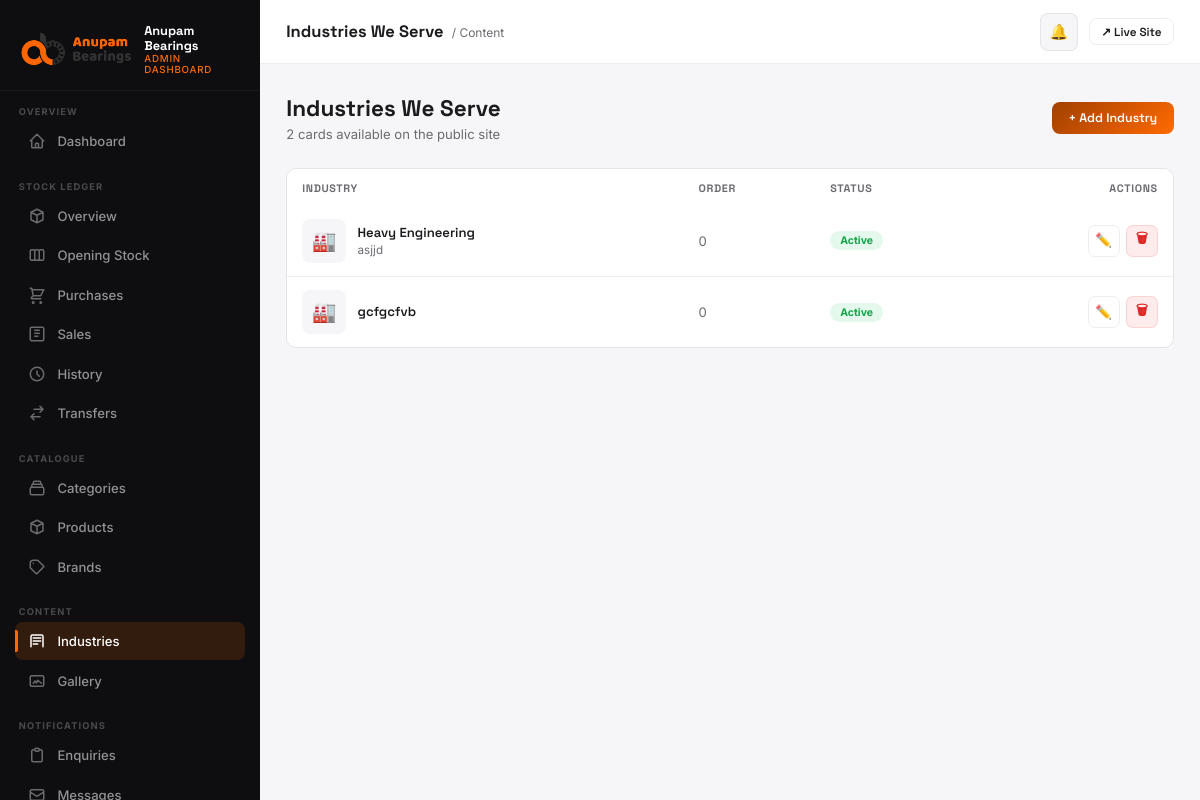
The page /dashboard/industries/ (signed in) on the database its author committed.
### core/models.py (models this page shows, shortened)
class IndustryCard(models.Model):
	title = models.CharField(max_length=200)
	description = models.TextField()
	image = models.ImageField(upload_to=industry_image_upload_to, blank=True, null=True)
	cta_label = models.CharField(max_length=80, blank=True, default='Learn More')
	order = models.IntegerField(default=0)
	is_active = models.BooleanField(default=True)
	class Meta:
		ordering = ['order', 'title']
		verbose_name = 'Industry card'
		verbose_name_plural = 'Industry cards'

### dashboard/views.py (the view)
# urls.py: path('industries/',              views.industry_list,          name='industries'),
@login_required(login_url='/dashboard/login/')
@staff_required
@role_required(UserProfile.ADMIN)
def industry_list(request):
    industries = IndustryCard.objects.all().order_by('order', 'title')
    return render(request, 'dashboard/industries.html', {'industries': industries})

### core/context_processors.py (called while the page is built)
def seo(request):
    return build_seo_context(request)

### core/seo.py (called while the page is built)
def site_url() -> str:
    return getattr(settings, 'SITE_URL', 'https://anupambearings.com').rstrip('/')

def absolute_url(path: str) -> str:
    if not path:
        return site_url()
    parsed = urlsplit(path)
    if parsed.scheme:
        return path
    if path.startswith('/'):
        return f'{site_url()}{path}'
    return f"{site_url()}/{path.lstrip('/')}"

def build_canonical_url(request, *, path: str | None = None) -> str:
    canonical_path = path if path is not None else request.path
    return absolute_url(canonical_path)

def _serialize_schema(schema: dict) -> str:
    return json.dumps(schema, ensure_ascii=False, separators=(',', ':'))

def website_schema() -> dict:
    return {
        '@context': 'https://schema.org',
        '@type': 'WebSite',
        '@id': f'{site_url()}#website',
        'url': site_url(),
        'name': SITE_NAME,
        'alternateName': 'Anupam Bearings India',
        'description': SITE_DESCRIPTION,
        'publisher': {'@id': f'{site_url()}#organization'},
        'potentialAction': {
            '@type': 'SearchAction',
            'target': {
                '@type': 'EntryPoint',
                'urlTemplate': f'{site_url()}/products/?q={{search_term_string}}',
            },
            'query-input': 'required name=search_term_string',
        },
    }

### stock_ledger/context_processors.py (called while the page is built, shortened)
def dashboard_role(request):
    user = getattr(request, 'user', None)
    if not user or not user.is_authenticated or not user.is_staff:
        return {}
    profile = getattr(user, 'stock_profile', None)
    if profile is None:
        return {}
    return {
        'dash_role': profile.role,
        'dash_branch': profile.branch,
    }

def low_stock_alert(request):
    user = getattr(request, 'user', None)
    if not user or not user.is_authenticated or not user.is_staff:
        return {'show_low_stock_modal': False}
    profile = getattr(user, 'stock_profile', None)
    if profile is None or profile.role not in (UserProfile.ADMIN, UserProfile.BRANCH_STAFF):
        return {'show_low_stock_modal': False}
    if request.session.get('low_stock_alert_shown'):
        return {'show_low_stock_modal': False}

### templates/dashboard/industries.html (shortened to what this page needs)
{% extends "dashboard/base.html" %}
{% block page_title %}Industries We Serve{% endblock %}
{% block breadcrumb %}<span class="topbar-breadcrumb">/ Content</span>{% endblock %}
{% block nav_industries %}active{% endblock %}
{% block content %}
<div class="page-header">
  <div class="page-header-left">
    <h1>Industries We Serve</h1>
    <p>{{ industries|length }} card{{ industries|length|pluralize }} available on the public site</p>
  </div>
  <a href="{% url 'dashboard:industry_add' %}" class="btn btn-primary">+ Add Industry</a>
</div>
<div class="table-wrap">
  <table>
    <thead>
      <tr>
        <th>Industry</th>
        <th>Order</th>
        <th>Status</th>
        <th style="text-align:right;">Actions</th>
      </tr>
    </thead>
    <tbody>
      {% for industry in industries %}
      <tr id="industry-row-{{ industry.pk }}">
        <td>
          <div class="prod-td">
            <div class="prod-thumb">
              {% if industry.image %}<img src="{{ industry.image.url }}" alt="{{ industry.title }}"/>
              {% else %}🏭{% endif %}
            </div>
            <div>
              <div class="td-name">{{ industry.title }}</div>
              <div class="td-sub">{{ industry.description|truncatechars:70 }}</div>
            </div>
          </div>
        </td>
        <td style="color:var(--muted);font-size:0.875rem;">{{ industry.order }}</td>
        <td>
          <span class="pill {% if industry.is_active %}pill-resolved{% else %}pill-read{% endif %}">{{ industry.is_active|yesno:"Active,Hidden" }}</span>
        </td>
        <td style="text-align:right;">
          <div style="display:flex;align-items:center;justify-content:flex-end;gap:0.4rem;">
            <a href="{% url 'dashboard:industry_edit' industry.pk %}" class="btn btn-ghost btn-sm btn-icon" title="Edit">✏️</a>
            <button class="btn btn-danger btn-sm btn-icon" title="Delete" onclick="confirmDelete('{% url 'dashboard:industry_delete' industry.pk %}', '{{ industry.title|escapejs }}', () => document.getElementById('industry-row-{{ industry.pk }}').remove())">🗑</button>
          </div>
        </td>
      </tr>
      {% empty %}
      <tr><td colspan="4"><div class="empty-state"><div class="empty-state-icon">🏭</div><h3>No industries yet</h3><p><a href="{% url 'dashboard:industry_add' %}">Add your first industry card</a></p></div></td></tr>
      {% endfor %}
    </tbody>
  </table>
</div>
{% endblock %}

### templates/dashboard/base.html (style rules this page uses)
*, *::before, *::after { box-sizing: border-box; margin: 0; padding: 0; }
:root { --orange: #ff6a00; --orange-dk: #a14000; --surface: #f6f5f7; --card: #ffffff; --sidebar-bg: #0e0e11; --sidebar-w: 260px; --on: #1b1b1f; --muted: #6b6b72; --border: rgba(0,0,0,0.07); --grad: linear-gradient(135deg,#a14000 0%,#ff6a00 100%); --radius: 10px; --shadow: 0 2px 16px rgba(0,0,0,0.07); --shadow-lg: 0 8px 40px rgba(0,0,0,0.12); --font-d: 'Space Grotesk', sans-serif; --font-b: 'Inter', sans-serif; }
html { font-size: 15px; -webkit-font-smoothing: antialiased; }
body { font-family: var(--font-b); background: var(--surface); color: var(--on); display: flex; min-height: 100vh; overflow-x: hidden; }
.topbar-breadcrumb { font-size: 0.8rem; color: var(--muted); margin-left: 4px; }
.page-header { display: flex; align-items: center; justify-content: space-between; margin-bottom: 1.75rem; gap: 1rem; flex-wrap: wrap; }
.page-header-left h1 { font-family: var(--font-d); font-size: 1.5rem; font-weight: 700; }
.page-header-left p { color: var(--muted); font-size: 0.875rem; margin-top: 0.2rem; }
.table-wrap { overflow-x: auto; border-radius: var(--radius); border: 1px solid var(--border); }
table { width: 100%; border-collapse: collapse; font-size: 0.875rem; }
thead { background: var(--surface); }
th { padding: 0.75rem 1rem; text-align: left; font-family: var(--font-d); font-size: 0.72rem; font-weight: 700; letter-spacing: 0.06em; text-transform: uppercase; color: var(--muted); white-space: nowrap; }
td { padding: 0.875rem 1rem; border-top: 1px solid var(--border); vertical-align: middle; }
tr { background: var(--card); transition: background 0.12s; }
tr:first-child td { border-top: none; }
.td-name { font-family: var(--font-d); font-weight: 600; font-size: 0.875rem; }
.td-sub { font-size: 0.78rem; color: var(--muted); margin-top: 2px; }
.pill { display: inline-flex; align-items: center; gap: 4px; padding: 3px 10px; border-radius: 99px; font-size: 0.7rem; font-weight: 700; }
.pill-resolved { background: rgba(34,197,94,0.12); color: #16a34a; }
.btn { display: inline-flex; align-items: center; gap: 0.4rem; padding: 0.55rem 1.1rem; border-radius: 8px; font-family: var(--font-d); font-size: 0.83rem; font-weight: 600; cursor: pointer; border: none; text-decoration: none; transition: all 0.18s; }
.btn-primary { background: var(--grad); color: #fff; }
.btn-ghost { background: transparent; color: var(--on); border: 1px solid var(--border); }
.btn-danger { background: rgba(239,68,68,0.1); color: #dc2626; border: 1px solid rgba(239,68,68,0.15); }
.btn-sm { padding: 0.35rem 0.75rem; font-size: 0.78rem; }
.btn-icon { width: 32px; height: 32px; padding: 0; justify-content: center; border-radius: 7px; font-size: 0.9rem; }
.prod-thumb { width: 44px; height: 44px; border-radius: 8px; background: var(--surface); display: flex; align-items: center; justify-content: center; font-size: 1.3rem; flex-shrink: 0; overflow: hidden; }
.prod-td { display: flex; align-items: center; gap: 0.75rem; }

### rows shown on the page
IndustryCard: title "Heavy Engineering", description "asjjd", order "0", is_active "Active"
IndustryCard: title "gcfgcfvb", order "0", is_active "Active"

### other values the page prints
{{ industries|length }} "2"
